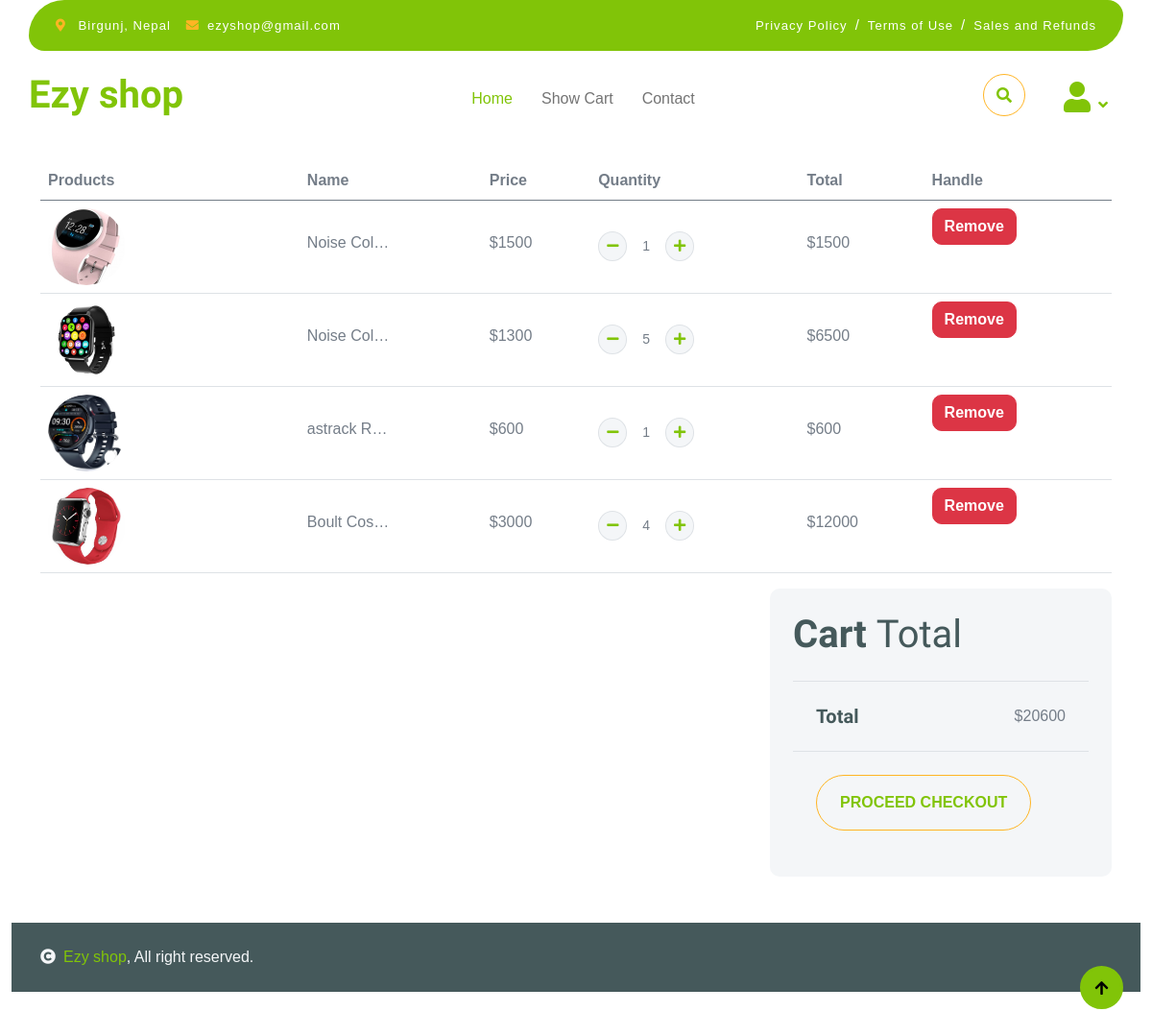
The app's page /cart/ (signed in), older data.
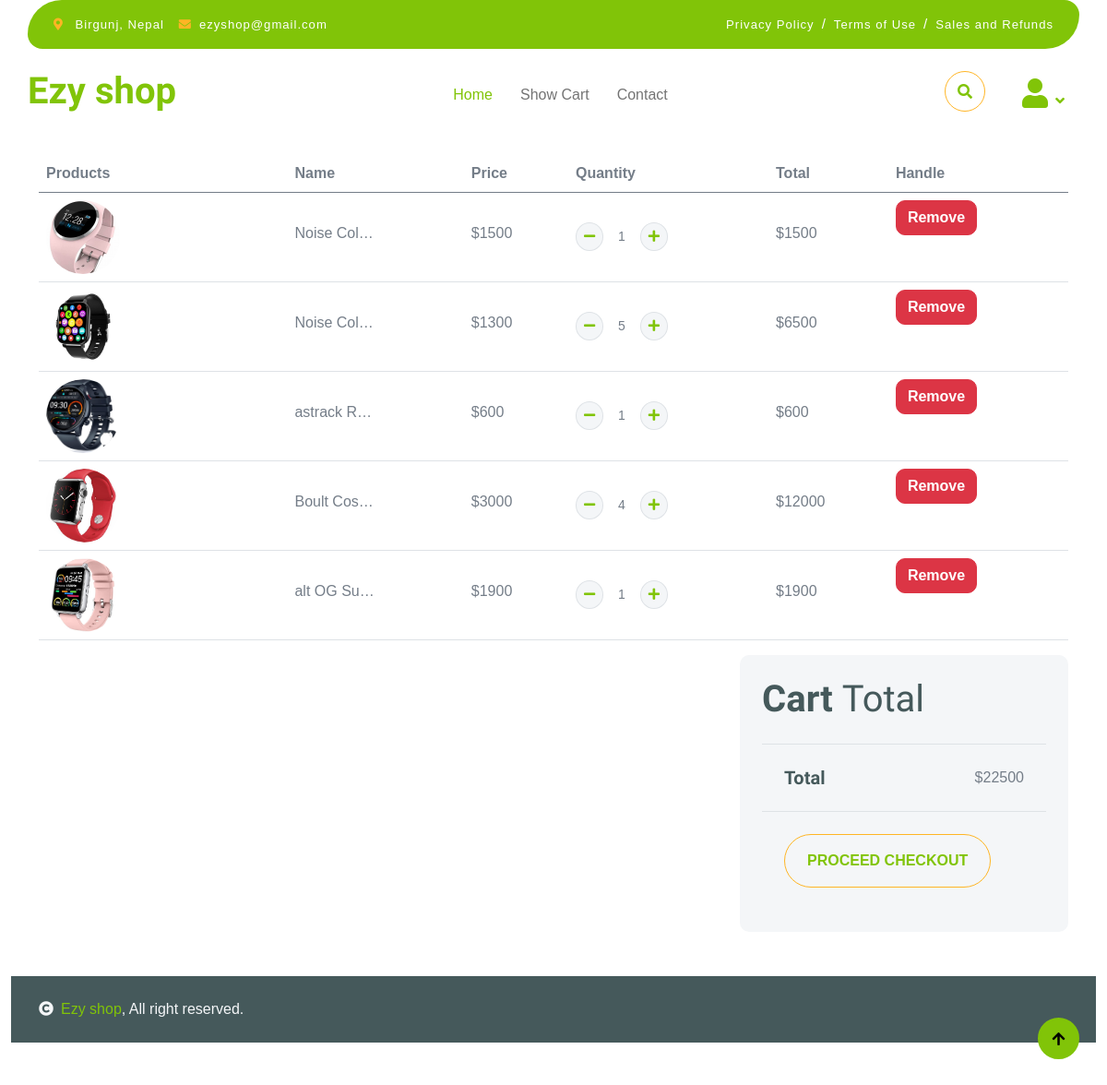
The same page, newer data.
### post/models.py (models this page shows, shortened)
class Systemsetting(models.Model):
    sysname = models.CharField(max_length=30)
    logo = models.ImageField(upload_to='syslogo')
    contact = models.IntegerField()
    email = models.EmailField()
    address = models.CharField(max_length=200,default="Nepal")

class CartItem(models.Model):
    cart = models.ForeignKey(Cart,on_delete=models.CASCADE)
    product = models.ForeignKey(Bpost,on_delete=models.CASCADE)
    quantity = models.PositiveBigIntegerField(default=1)
    def get_total_price(self):
        return self.quantity * self.product.price

class Bpost(models.Model):
    title = models.CharField(max_length=200)
    description = models.TextField()
    price = models.IntegerField()
    image = models.ImageField(upload_to='images/')
    category = models.ForeignKey(Category,on_delete=models.CASCADE,default=1)

### post/views.py (the view)
# urls.py: path('cart/',views.view_cart,name='cart'),
@login_required
def view_cart(request):
    cart = get_object_or_404(Cart,user = request.user)
    cart_item = CartItem.objects.filter(cart=cart)
    total = sum(item.get_total_price() for item in cart_item)
    return render(request, 'cart.html', {'cart_items': cart_item, 'total': total})

### post/templates/cart.html (shortened to what this page needs)
{% extends "master.html" %}
{% block content %}
<br>
<br>
<br>
        <div class="container-fluid py-5">
            <div class="container py-5">
                <div class="table-responsive">
                    <table class="table">
                        <thead>
                          <tr>
                            <th scope="col">Products</th>
                            <th scope="col">Name</th>
                            <th scope="col">Price</th>
                            <th scope="col">Quantity</th>
                            <th scope="col">Total</th>
                            <th scope="col">Handle</th>
                          </tr>
                        </thead>
                        <tbody>
                            {% for item in cart_items %}
                            <tr>
                                <th scope="row">
                                    <div class="d-flex align-items-center">
                                        <img src="{{item.product.image.url}}" class="img-fluid me-5 rounded-circle" style="width: 80px; height: 80px;" alt="">
                                    </div>
                                </th>
                                <td>
                                    <p class="mb-0 mt-4">{{ item.product.title|safe |truncatechars:10}}</p>
                                </td>
                                <td>
                                    <p class="mb-0 mt-4">${{ item.product.price }}</p>
                                </td>
                                <td>
                                    <div class="input-group quantity mt-4" style="width: 100px;">
                                        <div class="input-group-btn">
                                            <a href="{% url 'decrease_quantity' item.id %}">
                                            <button class="btn btn-sm btn-minus rounded-circle bg-light border">
                                            <i class="fa fa-minus"></i></a>
                                        </div>
                                        <input type="text" class="form-control form-control-sm text-center border-0" value="{{ item.quantity }}">
                                        <div class="input-group-btn">
                                            <a href="{% url 'increase_quantity' item.id %}">
                                            <button class="btn btn-sm btn-plus rounded-circle bg-light border">
                                                <i class="fa fa-plus"></i></a>
                                        </div>
                                    </div>
                                </td>
                                <td>
                                    <p class="mb-0 mt-4">${{ item.get_total_price }}</p>
                                </td>
                                <td>
                                    <form action="{% url 'remove_from_cart' item.id %}" method="post">
                                        <button type="submit" class="btn btn-danger">Remove</button>
                                    </form>
                                </td>
                            </tr>
                            {%endfor%}
                        </tbody>
                    </table>
                </div>
                <div class="row g-4 justify-content-end">
                    <div class="col-8"></div>
                    <div class="col-sm-8 col-md-7 col-lg-6 col-xl-4">
                        <div class="bg-light rounded">
                            <div class="p-4">
                                <h1 class="display-6 mb-4">Cart <span class="fw-normal">Total</span></h1>
                            <div class="py-4 mb-4 border-top border-bottom d-flex justify-content-between">
                                <h5 class="mb-0 ps-4 me-4">Total</h5>
                                <p class="mb-0 pe-4"> ${{ total }}</p>
                            </div>
                            <a href="{% url 'checkout'%}"><button class="btn border-secondary rounded-pill px-4 py-3 text-primary text-uppercase mb-4 ms-4" type="button">Proceed Checkout</button></a>
                        </div>
                    </div>
                </div>
            </div>
        </div>
{% endblock content %}

### post/templates/master.html (shortened to what this page needs)
<!DOCTYPE html>
<html lang="en">
    <head>
        <link rel="stylesheet" href="https://use.fontawesome.com/releases/v5.15.4/css/all.css"/>
        <link href="https://cdn.jsdelivr.net/npm/bootstrap-icons@1.4.1/font/bootstrap-icons.css" rel="stylesheet">
        {% load static %}
        <link href="{% static 'lib/lightbox/css/lightbox.min.css'%}" rel="stylesheet">
        <link href="{% static 'lib/owlcarousel/assets/owl.carousel.min.css'%}" rel="stylesheet">
        <link href="{%static 'css/bootstrap.min.css'%}" rel="stylesheet">
        <link href="{% static 'css/style.css'%}" rel="stylesheet">
        <link href="{% static 'css/cate.css'%}" rel="stylesheet">
    </head>
    <body>
                    <div class="container-fluid fixed-top">
                        <div class="container topbar bg-primary d-none d-lg-block">
                            <div class="d-flex justify-content-between">
                                <div class="top-info ps-2">
                                    <small class="me-3"><i class="fas fa-map-marker-alt me-2 text-secondary"></i> <a href="#" class="text-white">{% if request.system_setting %}{{ request.system_setting.address }}{% else %}Nepal{% endif %}</a></small>
                                    <small class="me-3"><i class="fas fa-envelope me-2 text-secondary"></i><a href="#" class="text-white">{% if request.system_setting %}{{ request.system_setting.email }}{% else %}anil@gmail.com{% endif %}</a></small>
                                </div>
                                <div class="top-link pe-2">
                                    <a href="#" class="text-white"><small class="text-white mx-2">Privacy Policy</small>/</a>
                                    <a href="#" class="text-white"><small class="text-white mx-2">Terms of Use</small>/</a>
                                    <a href="#" class="text-white"><small class="text-white ms-2">Sales and Refunds</small></a>
                                </div>
                            </div>
                        </div>
                        <div class="container px-0">
                            <nav class="navbar navbar-light bg-white navbar-expand-xl">
                                <a href="{%url 'dashboard'%}" class="navbar-brand"><h1 class="text-primary display-6">{% if request.system_setting %}{{ request.system_setting.sysname }}{% else %}ezy{% endif %}</h1></a>
                                <div class="collapse navbar-collapse bg-white" id="navbarCollapse">
                                    <div class="navbar-nav mx-auto">
                                        <a href="{%url 'dashboard'%}" class="nav-item nav-link active">Home</a>
                                        {% if user.is_authenticated %}
                                        <a href="{%url 'cart'%}" class="nav-item nav-link">Show Cart</a>
                                        {%endif%}
                                        <a href="{%url 'contact' %}" class="nav-item nav-link">Contact</a>
                                    </div>
                                    <div class="d-flex m-3 me-0">
                                        <button class="btn-search btn border border-secondary btn-md-square rounded-circle bg-white me-4" data-bs-toggle="modal" data-bs-target="#searchModal"><i class="fas fa-search text-primary"></i></button>
                                        <div class="nav-item dropdown  ">
                                            <a href="#" class="nav-link dropdown-toggle" data-bs-toggle="dropdown"><i class="fas fa-user fa-2x"></i></a>
                                        </div>
                                    </div>
                                </div>
                            </nav>
                        </div>
                    </div>
            {% block content %}
            {% endblock  %}
        <div class="container-fluid copyright bg-dark py-4">
            <div class="container">
                <div class="row">
                    <div class="col-md-6 text-center text-md-start mb-3 mb-md-0">
                        <span class="text-light"><a href="#"><i class="fas fa-copyright text-light me-2"></i>{% if request.system_setting %}{{ request.system_setting.sysname }}{% else %}ezy{% endif %}</a>, All right reserved.</span>
                    </div>
                </div>
            </div>
        </div>
        <a href="#" class="btn btn-primary border-3 border-primary rounded-circle back-to-top"><i class="fa fa-arrow-up"></i></a>
    </body>
</html>

### post/static/css/style.css (style rules this page uses)
.back-to-top { position: fixed; right: 30px; bottom: 30px; display: flex; width: 45px; height: 45px; align-items: center; justify-content: center; transition: 0.5s; z-index: 99; }
.btn { font-weight: 600; transition: .5s; }
.btn-md-square { width: 44px; height: 44px; }
.btn-square, .btn-sm-square, .btn-md-square, .btn-lg-square { padding: 0; display: flex; align-items: center; justify-content: center; font-weight: normal; }
.btn.border-secondary { transition: 0.5s; }
.fixed-top { transition: 0.5s; background: var(--bs-white); border: 0; }
.topbar { padding: 20px; border-radius: 230px 100px; }
.topbar .top-info { font-size: 15px; line-height: 0; letter-spacing: 1px; display: flex; align-items: center; }
.topbar .top-link { font-size: 15px; line-height: 0; letter-spacing: 1px; display: flex; align-items: center; }
.topbar .top-link a { letter-spacing: 1px; }
.navbar .navbar-nav .nav-link { padding: 10px 15px; font-size: 16px; transition: .5s; }
.navbar { height: 100px; border-bottom: 1px solid rgba(255, 255, 255, .1); }
.navbar .navbar-nav .nav-link:hover, .navbar .navbar-nav .nav-link.active, .fixed-top.bg-white .navbar .navbar-nav .nav-link:hover, .fixed-top.bg-white .navbar .navbar-nav .nav-link.active { color: var(--bs-primary); }
.navbar .dropdown-toggle::after { border: none; content: "\f107"; font-family: "Font Awesome 5 Free"; font-weight: 700; vertical-align: middle; margin-left: 8px; }

### post/static/css/cate.css (style rules this page uses)
body { font-family: Arial, sans-serif; margin: 0; padding: 0; }

Row changes from the older to the newer data that the page shows:
added CartItem: product.image (picture), product "alt OG Su…", product.price "1900", quantity "1", get_total_price "1900"
Text that changed along with them:
{{ total }}: "20600" → "22500"
